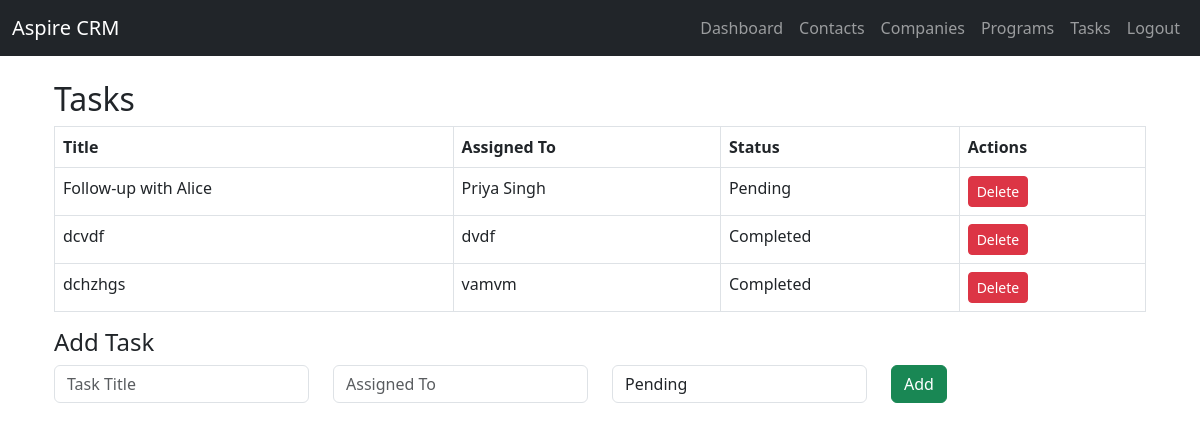
The page /tasks (signed in) on the database its author committed.
### app.py (models this page shows)
class Task(db.Model):
    id = db.Column(db.Integer, primary_key=True)
    title = db.Column(db.String(100))
    assigned_to = db.Column(db.String(50))
    status = db.Column(db.String(20))  # Pending / In Progress / Done

### app.py (the view)
@app.route('/tasks')
def tasks():
    if 'user' not in session:
        return redirect(url_for('login'))
    all_tasks = Task.query.all()
    return render_template('tasks.html', tasks=all_tasks)

### templates/tasks.html (shortened to what this page needs)
{% extends 'base.html' %}
{% block content %}
<div class="container mt-4">
  <h2>Tasks</h2>
  <table class="table table-bordered">
    <thead>
      <tr>
        <th>Title</th>
        <th>Assigned To</th>
        <th>Status</th>
        <th>Actions</th>
      </tr>
    </thead>
    <tbody>
      {% for t in tasks %}
      <tr>
        <td>{{ t.title }}</td>
        <td>{{ t.assigned_to }}</td>
        <td>{{ t.status }}</td>
        <td>
          <form method="POST" action="{{ url_for('delete_task', id=t.id) }}"
                style="display:inline;"
                onsubmit="return confirm('Are you sure you want to delete this task?');">
            <button type="submit" class="btn btn-danger btn-sm">Delete</button>
          </form>
        </td>
      </tr>
      {% endfor %}
    </tbody>
  </table>
  <h4>Add Task</h4>
  <form method="POST" action="{{ url_for('add_task') }}">
    <div class="row">
      <div class="col">
        <input class="form-control" name="title" placeholder="Task Title" required>
      </div>
      <div class="col">
        <input class="form-control" name="assigned_to" placeholder="Assigned To" required>
      </div>
      <div class="col">
        <select class="form-control" name="status" required>
          <option value="Pending">Pending</option>
        </select>
      </div>
      <div class="col">
        <button class="btn btn-success" type="submit">Add</button>
      </div>
    </div>
  </form>
</div>
{% endblock %}

### rows shown on the page
Task: title "Follow-up with Alice", assigned_to "Priya Singh", status "Pending"
Task: title "dcvdf", assigned_to "dvdf", status "Completed"
Task: title "dchzhgs", assigned_to "vamvm", status "Completed"
